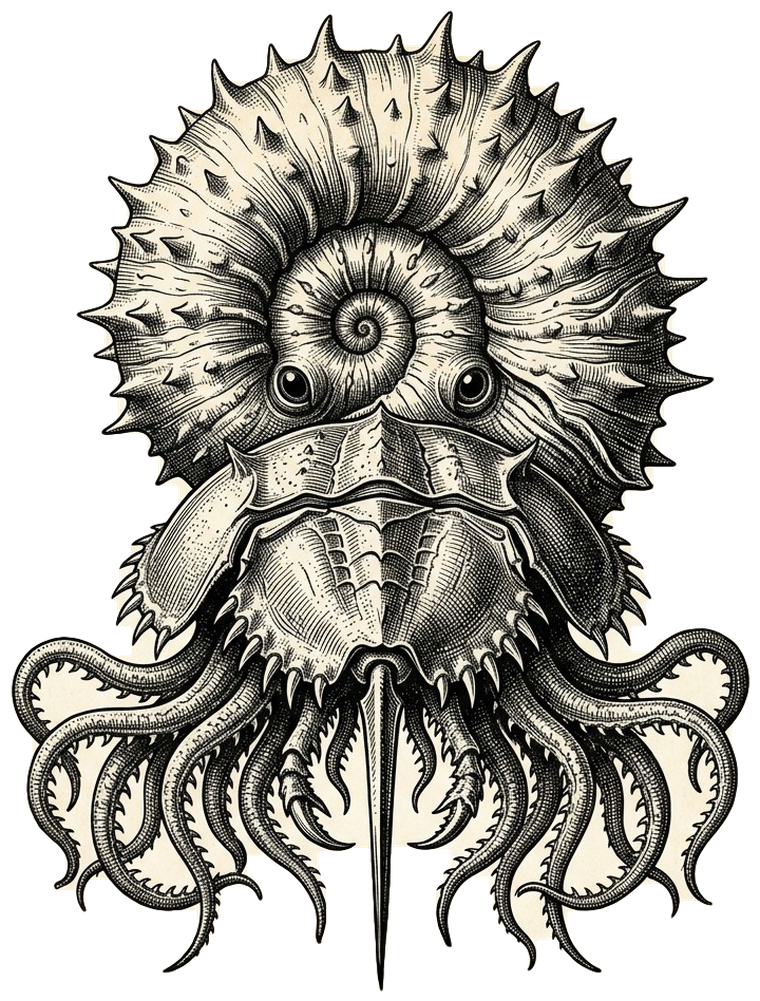
#> input picture docs/assets/criatura.png, 760 x 1001 px
$ python recortar_criatura.py criatura.png
#> lines starting #> are read from the running program, lines starting #| are printed output that depends on the picture; after the words box and inside, x2 and y2 are one past the last pixel; in counts of white or black regions, pixels touching at a corner belong together
"""Quita el fondo del grabado de la criatura y deja un PNG transparente.

Uso: uv run --no-project --with pillow --with numpy --with scipy python
     docs/assets/recortar_criatura.py <grabado.jpg>

Conserva cada trazo del grabado. El papel solo queda dentro de la silueta, para que la
criatura se lea igual en temas claros y oscuros.
"""

from __future__ import annotations

import sys
from pathlib import Path

import numpy as np
from PIL import Image
from scipy import ndimage

UMBRAL_TINTA = 135
DESTINO = Path(__file__).with_name("criatura.png")
ANCHO_FINAL = 760


def main() -> None:
    imagen = Image.open(sys.argv[1]).convert("RGB")
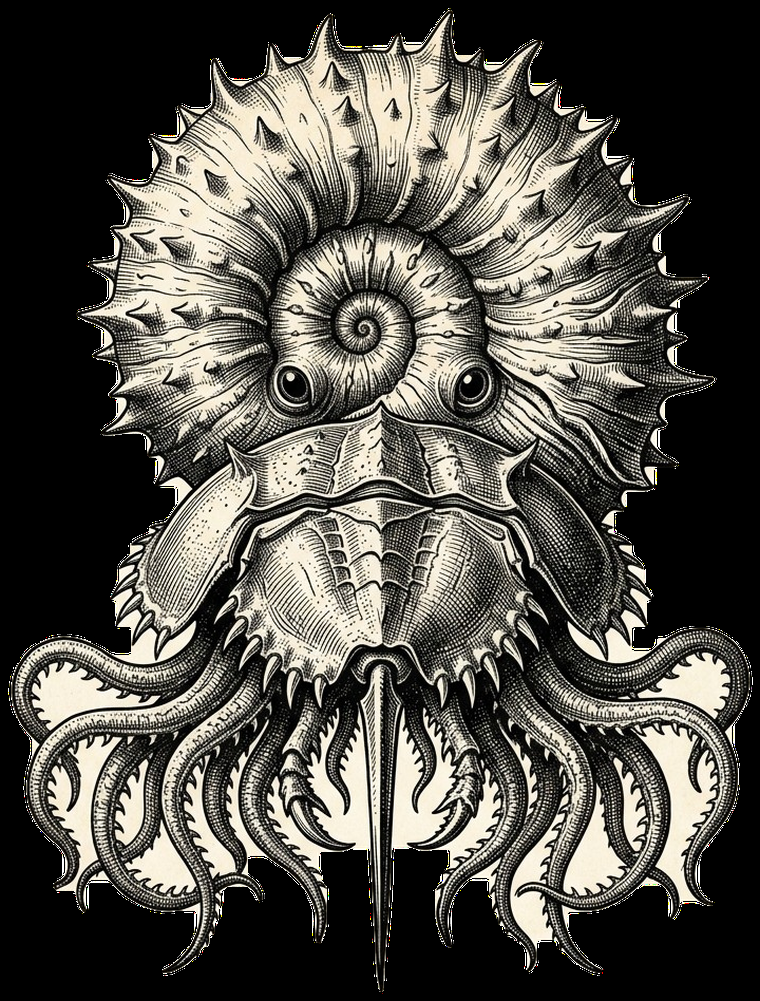
#> imagen: PIL image 760x1001 RGB; mean R, G, B 82.6, 80.4, 73.7
    gris = np.asarray(imagen.convert("L"), dtype=np.float32)
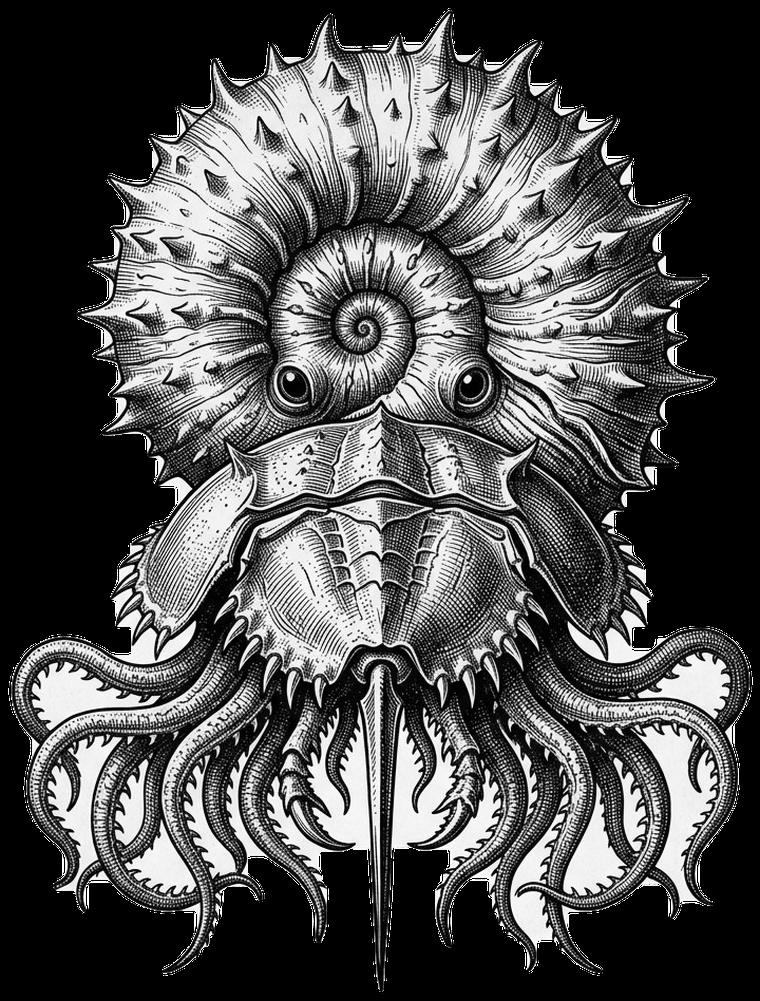
#> gris: shape (1001, 760) float32; min 0, max 255, mean 80.3
    tinta = gris < UMBRAL_TINTA
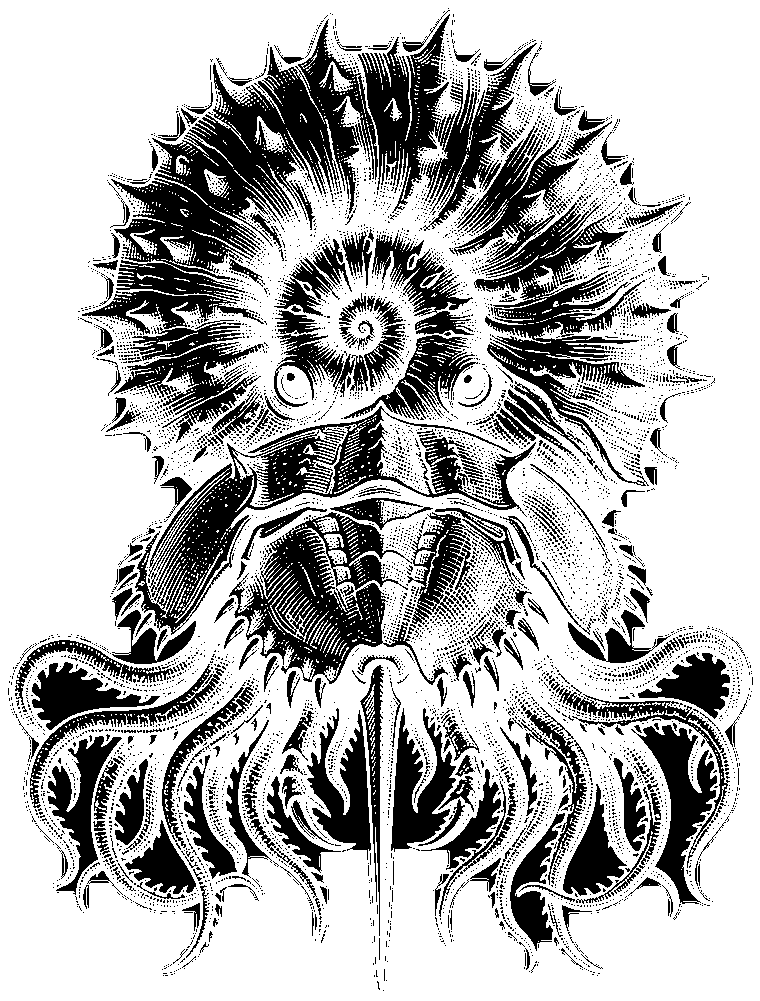
#> tinta: shape (1001, 760) bool; 70.6% white; 7454 black regions (7095 under 20 px), largest, box (x1, y1, x2, y2) and area: (111, 19, 378, 301) 26431, (135, 406, 536, 635) 16786, (229, 512, 448, 685) 13234
    silueta = ndimage.binary_closing(tinta, structure=np.ones((3, 3)), iterations=9)
#> silueta: shape (1001, 760) bool; 93.2% white; 21 black regions, largest, box (x1, y1, x2, y2) and area: (0, 0, 760, 1001) 31374, (653, 735, 706, 837) 3021, (40, 672, 98, 720) 2273
    silueta = ndimage.binary_fill_holes(silueta)
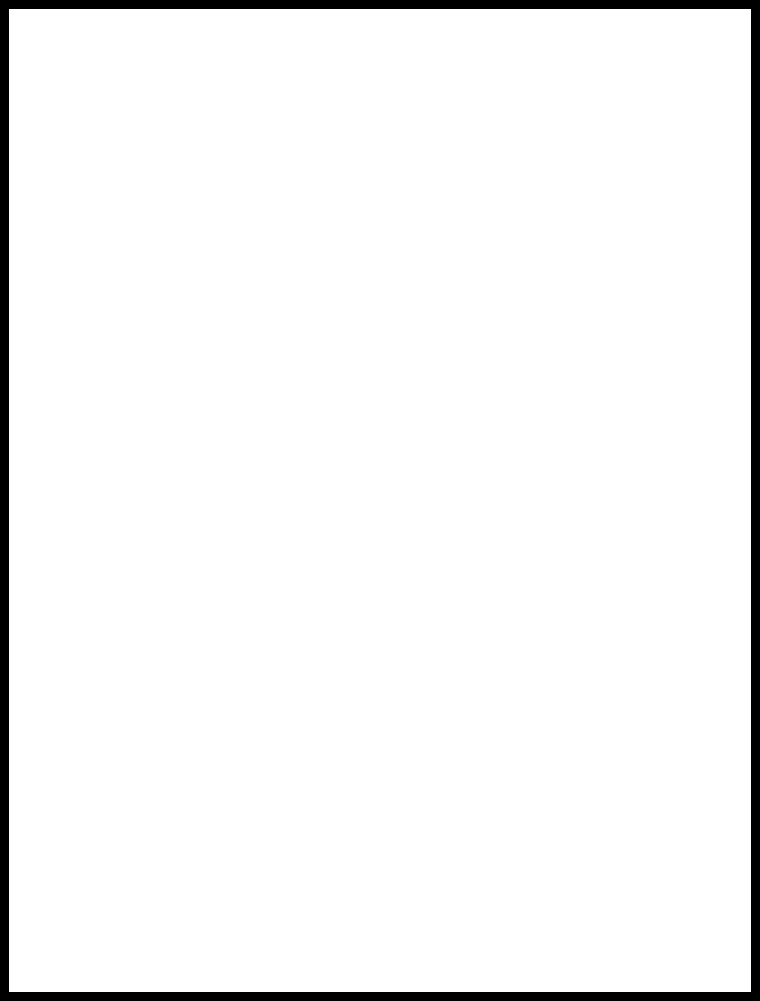
#> silueta: shape (1001, 760) bool; 95.9% white; 1 black region, box (x1, y1, x2, y2) and area: (0, 0, 760, 1001) 31374
    etiquetas, total = ndimage.label(silueta)
#> total = 1
    tamanos = ndimage.sum(silueta, etiquetas, range(1, total + 1))
#> tamanos = [729386]
    silueta = np.isin(etiquetas, [i + 1 for i, t in enumerate(tamanos) if t > 0.002 * silueta.size])
    alfa = ndimage.gaussian_filter(silueta.astype(np.float32), sigma=1.6)
    alfa = np.clip((alfa - 0.35) / 0.3, 0, 1)  # borde suave, sin halo
    rgba = np.dstack([np.asarray(imagen), (alfa * 255).astype(np.uint8)])
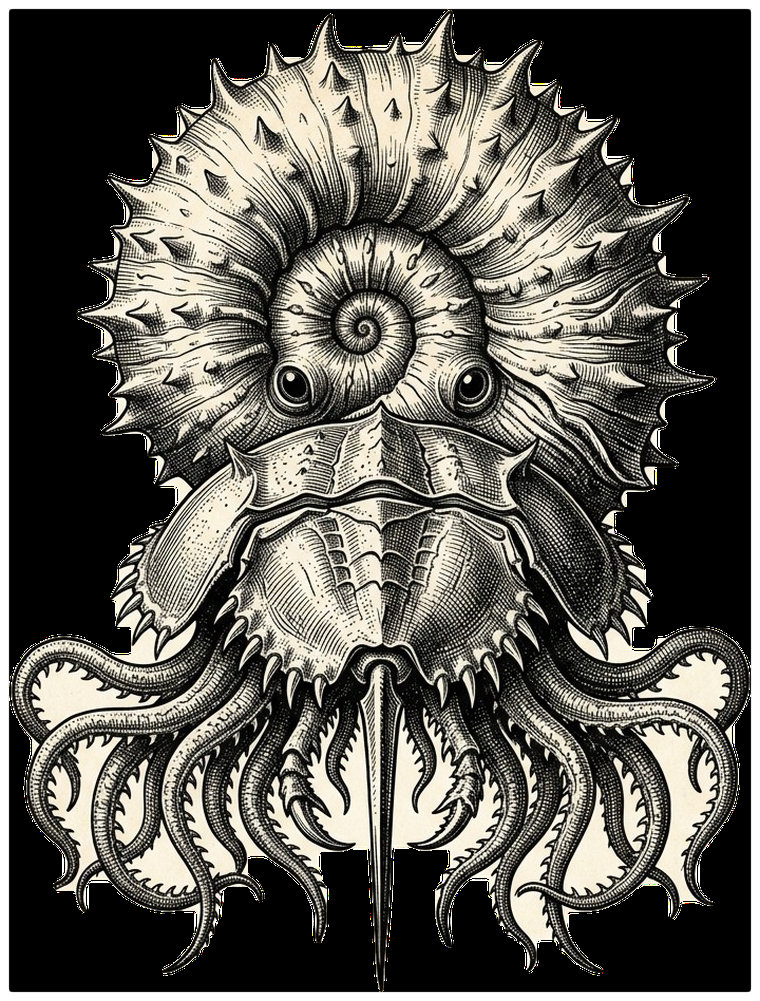
#> rgba: shape (1001, 760, 4); mean R, G, B, A 82.6, 80.4, 73.7, 244.5; transparent parts drawn white
    filas, columnas = np.where(alfa > 0)
    margen = 10
    recorte = rgba[
        max(filas.min() - margen, 0) : filas.max() + margen,
        max(columnas.min() - margen, 0) : columnas.max() + margen,
    ]
    salida = Image.fromarray(recorte, "RGBA")
    alto = round(salida.height * ANCHO_FINAL / salida.width)
#> alto = 1001
    salida = salida.resize((ANCHO_FINAL, alto), Image.LANCZOS)
    salida.save(DESTINO, optimize=True)
    print(f"{DESTINO} · {salida.size} · {DESTINO.stat().st_size // 1024} KB")
#| docs/assets/criatura.png · (760, 1001) · 1449 KB


if __name__ == "__main__":
    main()
